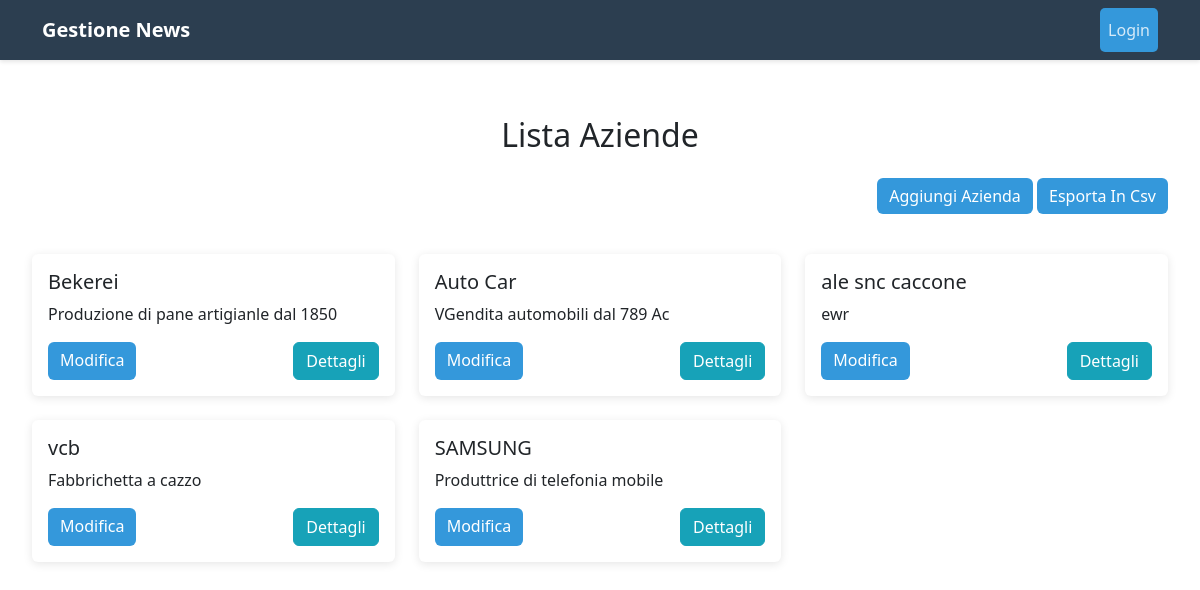
/aziende/Aziende/, run on an earlier commit of the app's database.
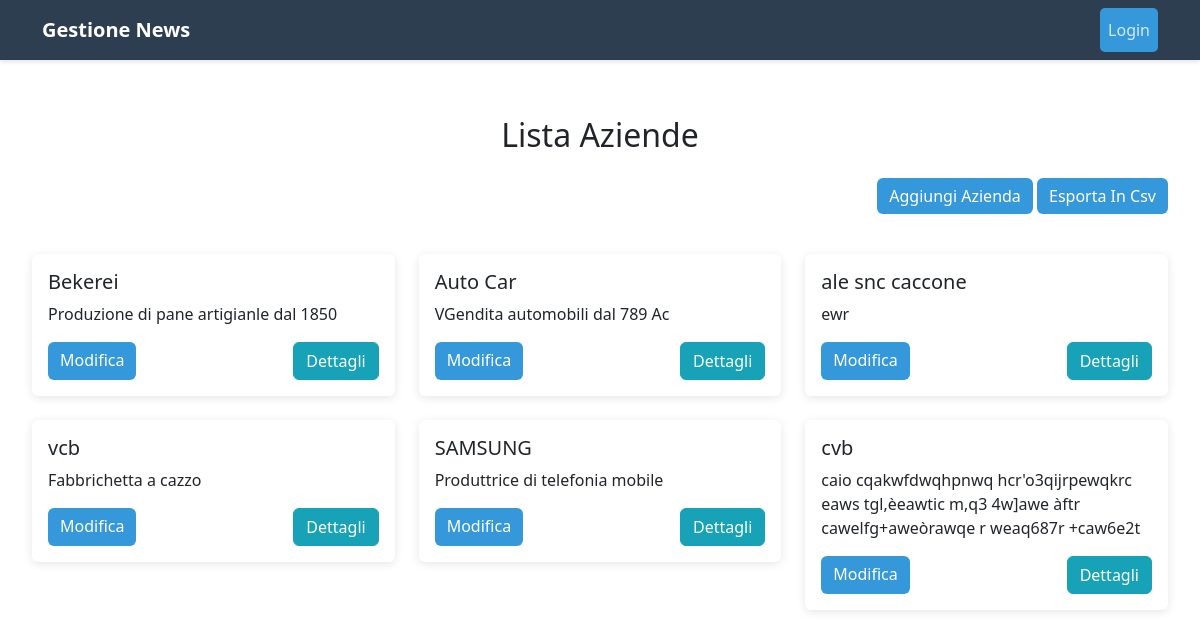
And on a later commit of the database.
### News/models.py (models this page shows, shortened)
class Azienda(models.Model):
    ut_registrazione = models.ForeignKey(Utente, on_delete=models.CASCADE, related_name='AUtente')
    nome = models.CharField(max_length=20, null=False)
    ubicazione = models.CharField(max_length=50, null=False)
    p_iva = models.IntegerField()
    descrizione = models.TextField(max_length=250)
    class Meta:
        verbose_name = 'Azienda'
        verbose_name_plural = 'Aziende'

### News/views.py (the view)
# urls.py: path('Aziende/', aziende, name='aziende'),
def aziende(request):
    azienda = Azienda.objects.all()
    context = {
        'azienda' : azienda,
    }
    return render(request, 'News/Aziende.html', context)

### News/templates/News/Aziende.html (shortened to what this page needs)
{% extends 'News/base.html' %}
{% block content %}
<div class="row">
    <div class="col-12 mb-4">
        <h2 class="text-center mb-4">Lista Aziende</h2>
        <div class="text-end mb-3">
            <a href="{% url 'insert-azienda' %}" class="btn btn-primary">Aggiungi Azienda</a>
            <a href="{% url 'export_products_csv_az' %}" class="btn btn-primary">Esporta In Csv</a>
        </div>
    </div>
    {% for az in azienda %}
    <div class="col-md-6 col-lg-4 mb-4">
        <div class="card">
            <div class="card-body">
                <h5 class="card-title">{{ az.nome }}</h5>
                <p class="card-text">{{ az.descrizione|truncatewords:20 }}</p>
                <div class="d-flex justify-content-between">
                    <a href="{% url 'update-azienda' az.pk %}" class="btn btn-primary">Modifica</a>
                    <a href="{% url 'azienda-detail' az.pk %}" class="btn btn-info text-white">Dettagli</a>
                </div>
            </div>
        </div>
    </div>
    {% empty %}
    <div class="col-12">
        <p class="text-center">Nessuna azienda presente</p>
    </div>
    {% endfor %}
</div>
{% endblock %}

What changed in the data, as far as the page shows it:
added Azienda: nome "cvb", descrizione "caio cqakwfdwqhpnwq hcr'o3qijrpewqkrc eaws tgl,èeawtic m,q3 4w]awe àftr cawelfg+aweòrawqe r weaq687r +caw6e2t"
